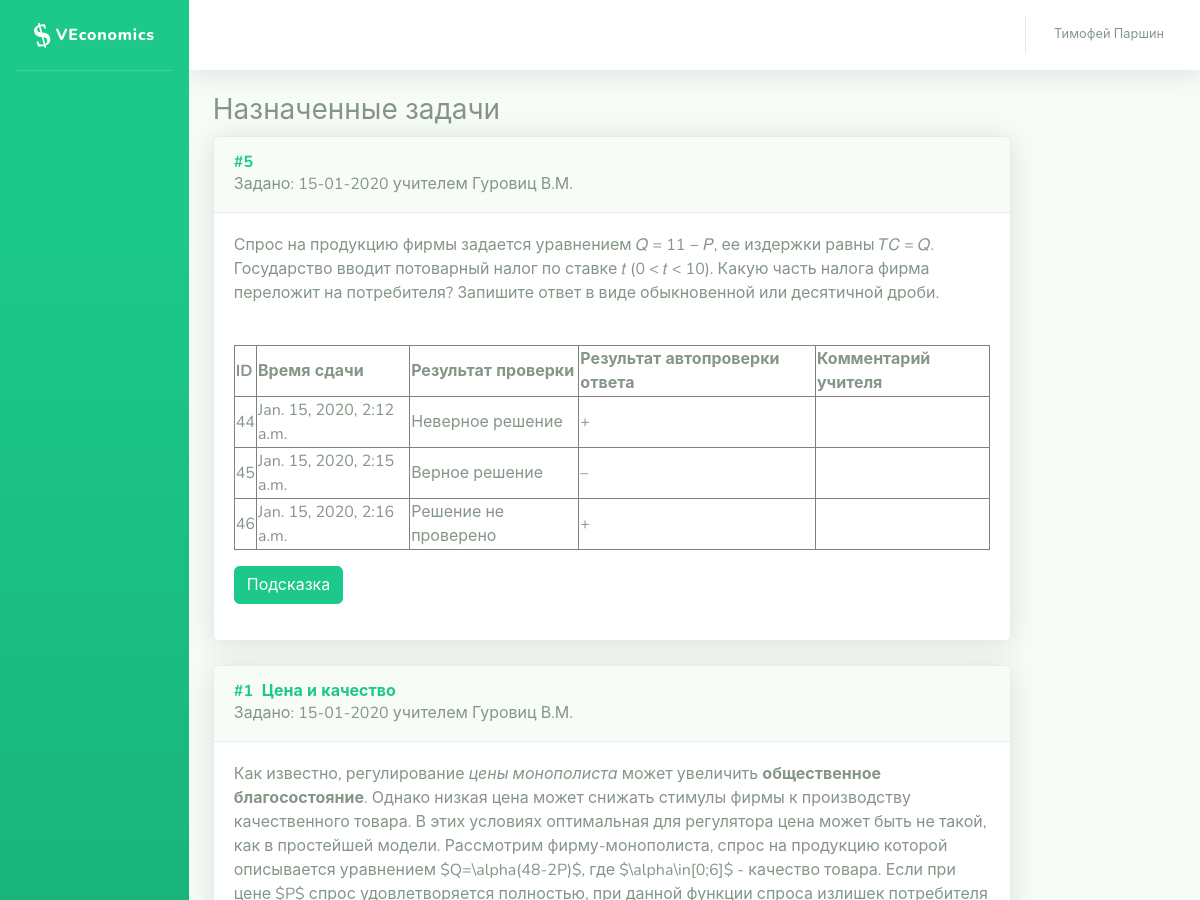
The app's page /problems/ (signed in, upper part), older data.
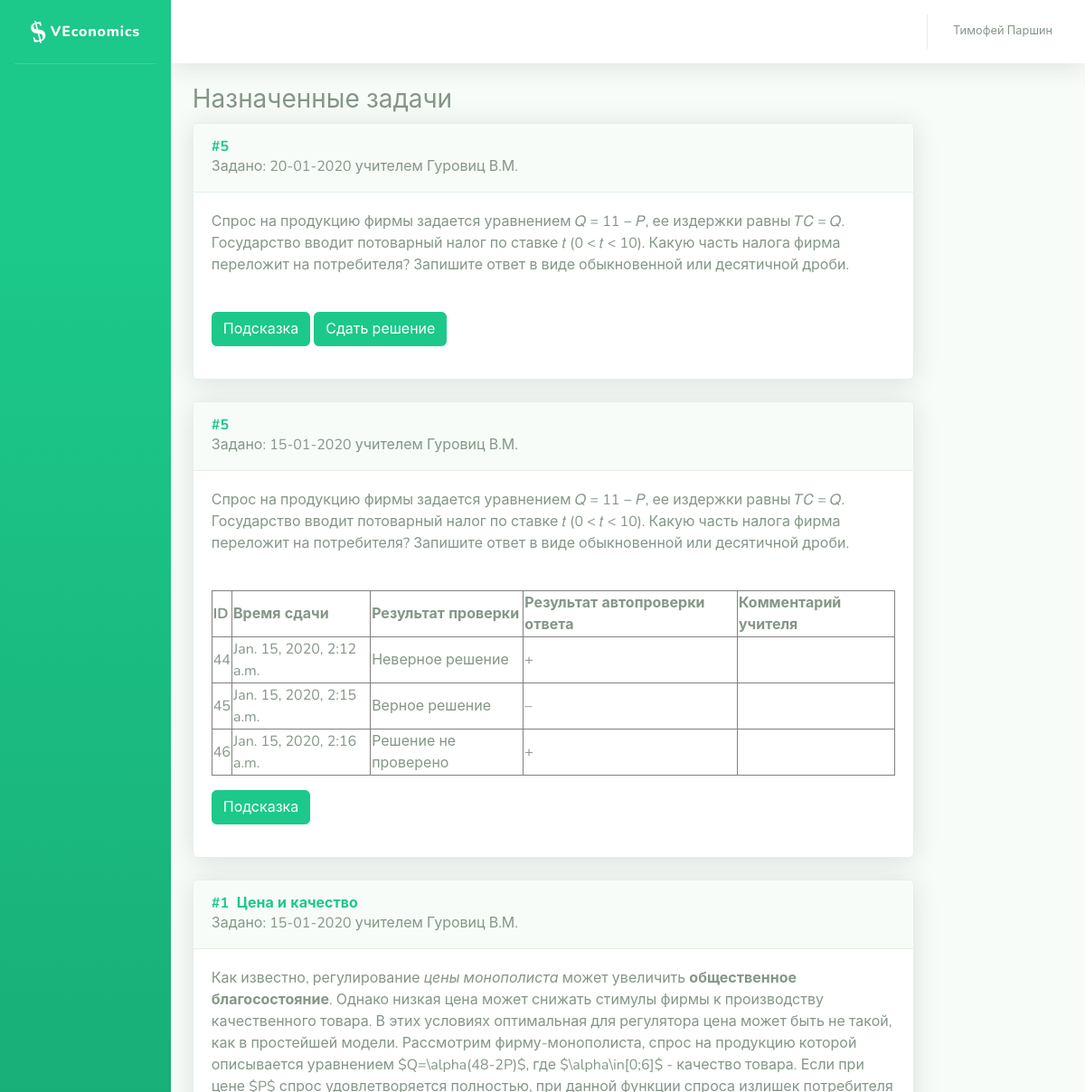
The same page, newer data.
### problems/models.py (models this page shows, shortened)
class Assignment(models.Model):
    person = models.ForeignKey(User, on_delete=models.CASCADE, verbose_name='Кому задано')
    problem = models.ForeignKey(Problem, on_delete=models.CASCADE, verbose_name='Задача')
    date_assigned = models.DateField('Когда задано', auto_now_add=True, blank=False)
    date_deadline = models.DateField('Сдать до', blank=True, null=True)
    assigned_by = models.ForeignKey(User, on_delete=models.CASCADE, related_name='assigner', verbose_name='Кем задано')
    status = models.IntegerField('Статус', choices = STATUS_CHOICES, null=False, blank=False, default=0)
    class Meta:
        ordering = ['status', 'date_deadline']

class Problem(models.Model):
    name = models.CharField('Название', max_length=200, blank=True, null=True)
    task = RichTextUploadingField('Условие')
    problem_type = models.IntegerField('Тип задачи', choices=TYPE_CHOICES, blank=False, null=False, default=0)
    short_answer = models.CharField('Ответ (для автоматической проверки)', max_length=200, blank=True)
    yesno_answer = models.IntegerField('Ответ ДА/НЕТ', choices=YESNO_CHOICES, blank=False, null=False, default=0)
    solution = RichTextUploadingField('Решение', blank=True)
    hint = RichTextUploadingField('Подсказка', blank=True)
    topics = models.ManyToManyField(Topic, related_name="problems", verbose_name='Темы')
    assignments = models.ManyToManyField(User, through='Assignment', through_fields=['problem', 'person'])
    class Meta:
        ordering = ['id']

class Submit(models.Model):
    assignment = models.ForeignKey(Assignment, on_delete=models.CASCADE, verbose_name='Назначенная задача', related_name='submits')
    short_answer = models.CharField('Ответ (для автоматической проверки)', max_length=200, blank=True)
    solution = RichTextUploadingField('Решение', blank=True)
    submit_datetime = models.DateTimeField('Время и дата сдачи решения', auto_now_add=True, blank=False)
    answer_autoverdict = models.BooleanField('Результат автоматической проверки ответа', blank=True, null=True)
    verdict = models.IntegerField('Результат проверки', choices=VERDICT_CHOICES, blank=False, null=False, default=-1)
    teacher_comment = RichTextUploadingField('Комментарий учителя', blank=True)

### problems/views.py (the view)
# urls.py: path('', index),
def index(request):
    if request.user.groups.filter(name='teachers').exists():
        problems = filter_problems(request)
        students = User.objects.filter(groups__name='students')
        groups = Group.objects.all()
        topic = Topic.objects.get(id=TOPIC_ROOT)
        topic_list = tree2List(topic, count_problems_by_topic())
        source = Source.objects.get(id=SOURCE_ROOT)
        source_list = tree2List(source, count_problems_by_source())
        submits = Submit.objects.filter(assignment__assigned_by=request.user).filter(verdict=-1)  # solution not checked
        context = {'problems': problems,
                   'students': students,
                   'topic_list': topic_list,
                   'source_list': source_list,
                   'submits': submits,
                   'groups': groups,
                   }
        return render(request, 'problems/sb/index_teacher.html', context)
    elif request.user.groups.filter(name='students').exists():
        assigned_problems = Assignment.objects.filter(person=request.user).order_by('status', 'date_deadline')
        for assignment in assigned_problems:
            assignment.form = SubmitForm(prefix=str(assignment.id))
        context = {'assigned_problems': assigned_problems}
        return render(request, 'problems/sb/index_student.html', context)
    else:
        return render(request, 'problems/sb/login.html', {})

### problems/templates/problems/sb/index_student.html (shortened to what this page needs)
{% extends "problems/sb/base.html" %}
{% block topbar %}
          <ul class="navbar-nav ml-auto">
            <li class="nav-item dropdown no-arrow">
              <a class="nav-link dropdown-toggle" href="#" id="userDropdown" role="button" data-toggle="dropdown" aria-haspopup="true" aria-expanded="false">
                <span class="mr-2 d-none d-lg-inline text-gray-600 small">{{ request.user.first_name }} {{ request.user.last_name }}</span>
              </a>
            </li>
          </ul>
{% endblock %}
{% block content %}
            <div class="container-fluid">
                  <div class="row">
                      <div class="col-10">
                          <h3>Назначенные задачи</h3>
                          <div id="problems">
                              {% autoescape off %}
                              {% include "problems/assigned_list.html" %}
                              {% endautoescape %}
                          </div>
                      </div>
                  </div>
            </div>
{% endblock %}

### problems/templates/problems/sb/base.html (shortened to what this page needs)
{% load static %}
<!DOCTYPE html>
<html lang="en">
<head>
    <link href="{% static 'problems/sb/vendor/fontawesome-free/css/all.min.css' %}" rel="stylesheet">
  <link href="{% static 'problems/sb/css/sb-admin-2.css' %}" rel="stylesheet">
</head>
<body id="page-top">
  <div id="wrapper">
    <ul class="navbar-nav bg-gradient-primary sidebar sidebar-dark accordion" id="accordionSidebar">
      <a class="sidebar-brand d-flex align-items-center justify-content-center" href="{% url 'index' %}">
        <div class="sidebar-brand-icon rotate-n-15">
          <i class="fas">$</i>&nbsp;
        </div>
        <div style="text-transform:none;">VEconomics</div>
      </a>
      <hr class="sidebar-divider my-0">
    </ul>
    <div id="content-wrapper" class="d-flex flex-column">
      <div id="content">
        <nav class="navbar navbar-expand navbar-light bg-white topbar mb-4 static-top shadow">
          {% block topbar %}
          {% endblock %}
        </nav>
          {% block content %}
          {% endblock %}
      </div>
    </div>
  </div>
</body>
</html>

### problems/templates/problems/assigned_list.html (shortened to what this page needs)
{% for assigned in assigned_problems %}
<div class="problem_in_list">
    <div class="card shadow mb-4">
        <a class="d-block card-header py-3" role="button" aria-expanded="true" aria-controls="collapseCardExample">
          <nobr><h6 class="m-0 font-weight-bold text-primary">
              #{{ assigned.problem.id }}&nbsp;
              {% if assigned.problem.name %}
                {{ assigned.problem.name }}
              {% endif %}
          </h6>
              Задано: {{ assigned.date_assigned|date:"d-m-Y" }} учителем {{ assigned.assigned_by.last_name }} {{ assigned.assigned_by.first_name }}</nobr>
        </a>
        <div class="collapse show" id="collapseCardExample">
          <div class="card-body">
            <div class="task">
                {{ assigned.problem.task }}
            </div>
            <div class="problem_links">
                <br>
                {% if assigned.submits.all %}
                    <table border="1">
                        <tr>
                            <th>ID</th>
                            <th>Время сдачи</th>
                            <th>Результат проверки</th>
                            <th>Результат автопроверки ответа</th>
                            <th>Комментарий учителя</th>
                        </tr>
                        {% for submit in assigned.submits.all %}
                            <tr>
                                <td>{{ submit.id }}</td>
                                <td>{{ submit.submit_datetime }}</td>
                                <td>{{ submit.get_verdict_display }}</td>
                                <td>{% if submit.answer_autoverdict == False %}–
                                    {% elif submit.answer_autoverdict == True %}+
                                    {% endif %}</td>
                                <td>{{ submit.teacher_comment }}</td>
                            </tr>
                        {% endfor %}
                    </table>
                {% endif %}
                <a class="btn btn-primary" data-toggle="collapse" href="#hint-{{ assigned.id }}" role="button" aria-expanded="false" aria-controls="collapseExample">Подсказка</a>
                {% if assigned.status != 1 %}
                    <a class="btn btn-primary" data-toggle="collapse" href="#submit-{{ assigned.id }}" role="button" aria-expanded="false" aria-controls="collapseExample">Сдать решение</a>
                {% endif %}
            </div>
          </div>
        </div>
    </div>
</div>
{% endfor %}

Row changes from the older to the newer data that the page shows:
added Assignment: problem.id "5", date_assigned "20-01-2020", assigned_by.last_name "Гуровиц", assigned_by.first_name "В.М.", problem.task "Спрос на продукцию фирмы задается уравнением 𝑄 = 11 − 𝑃, ее издержки равны 𝑇𝐶 = 𝑄. Государство вводит потоварный налог по ставке 𝑡 (0 < 𝑡 < 10). Какую часть налога фирма переложит на потребителя? Запишите ответ в виде обыкновенной или десятичной дроби."
